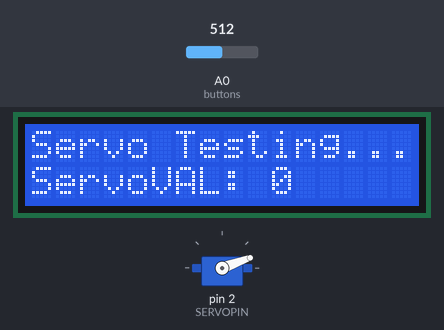
Recording of a sketch running on a simulated Arduino Uno, built with avr-gcc and run on an emulated ATmega328P. Shown: 16×2 character LCD, servo. The test bench sets the inputs (shaded band); at power-on: A0 (buttons) = 512.

Above: at 3.2 s.
3.3 s: A0 (buttons) set to 211
4.8 s: A0 (buttons) set to 187
At 7.32 s:
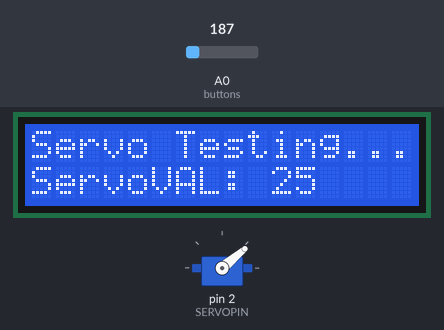
7.8 s: A0 (buttons) set to 50
At 8.02 s:
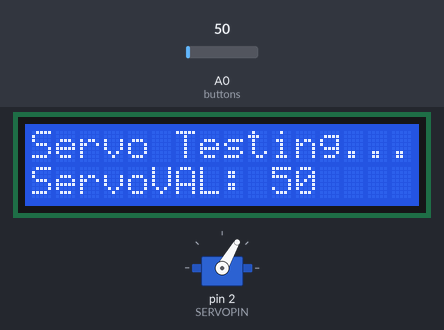
At 9.8 s:
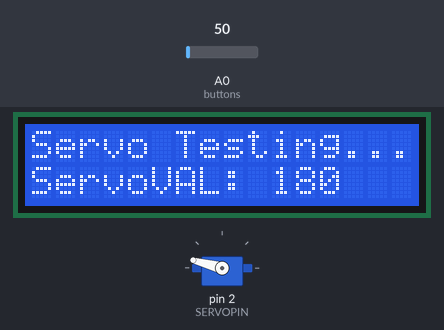
Timing chart, 0 to 11.3 s (numbered marks = the images above; inputs shaded):
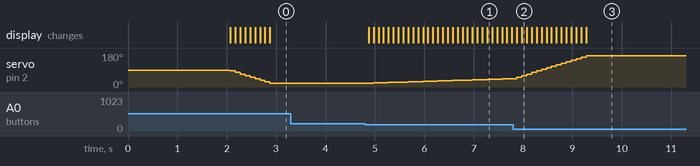

Measured:
- the behaviour switches between 200 and 199 on A0 (buttons) (found by bisection; images 0 and 1)
- after the input at 3.3 s, every drawn part: stays the same
- after the input at 4.8 s, servo on pin 2 (SERVOPIN): moves from 20° to 44° over 2.9 s, starting after 0.07 s; the display: first changes after 0.07 s (image 1 shows a later state)

The sketch:

Servotester.ino
```cpp
/*
  LiquidCrystal Library
  modified from liquid Crystal example.

  https://www.arduino.cc/en/Tutorial/LiquidCrystal

  Servo timer 2 library from https://github.com/nabontra/ServoTimer2
  Guide by https://www.hackster.io/ashraf_minhaj/how-to-use-servotimer2-library-simple-explain-servo-sweep-512fd9

  Modified for Servo by https://www.buildcomics.com

  Wiring & Latest code: https://github.com/buildcomics/arduino-hero-toolbox
*/
//Define our servopin number here (2 is used here, it allows to connect the servo connector directly to the bottom left of the 2x5 pin default header, see https://github.com/buildcomics/arduino-hero-toolbox
#define SERVOPIN 2

#include <LiquidCrystal.h> // include the library code for the display
#include <ServoTimer2.h>  // the servo library


LiquidCrystal lcd(8, 9, 4, 5, 6, 7);           // select the pins used on the LCD panel
unsigned long int previousMillis; //Holds previous millis for updating time
const unsigned int interval = 100; //This is our interval for updating the screen
unsigned int pwmVal; //This value holds our set pwm value
ServoTimer2 servo; //The servo object

void setup() {
  lcd.begin(16, 2);   // set up the LCD's number of columns and rows:
  pwmVal = 90; //Initializing the pwm value to 90 degrees

  servo.attach(SERVOPIN); //Attach servo timer 2 object to SERVOPIN

  //init message:
  lcd.print("I am a HERO!(BC)");
  lcd.setCursor(0, 1);
  lcd.print("Servo tester!");
  delay(2000);

  //clear LCD, set basics
  lcd.clear();
  lcd.setCursor(0, 0);
  lcd.print("Servo Testing...");
}

void loop() {
  unsigned long currentMillis = millis();
  unsigned long timeDif = currentMillis - previousMillis;
  if (timeDif >= interval) {
    previousMillis = currentMillis; //reset counter
    unsigned int x;
    x = analogRead(A0); //read buttons
    if (x < 60) { //right button
      if (pwmVal <= 170) {
        pwmVal += 10;
      }
    }
    else if (x < 200) { //up button
      if (pwmVal < 180) {
        pwmVal++;
      }
    }
    else if (x < 400) { //down button
      if (pwmVal >= 1) {
        pwmVal--;
      }
    }
    else if (x < 600) { //left button
      if (pwmVal >= 10) {
        pwmVal -= 10;
      }
    }
    else if (x < 800) { //select = reset button
      //Do nothing yet
    }

    lcd.setCursor(0, 1);
    lcd.print("ServoVAL: ");
    lcd.print(pwmVal);
    lcd.print("  "); //clear excess characters
  }
  servo.write(map(pwmVal, 0, 180, 750, 2250)); //Map values 0 to 180 to pwm timer 1 values and write
}
```
